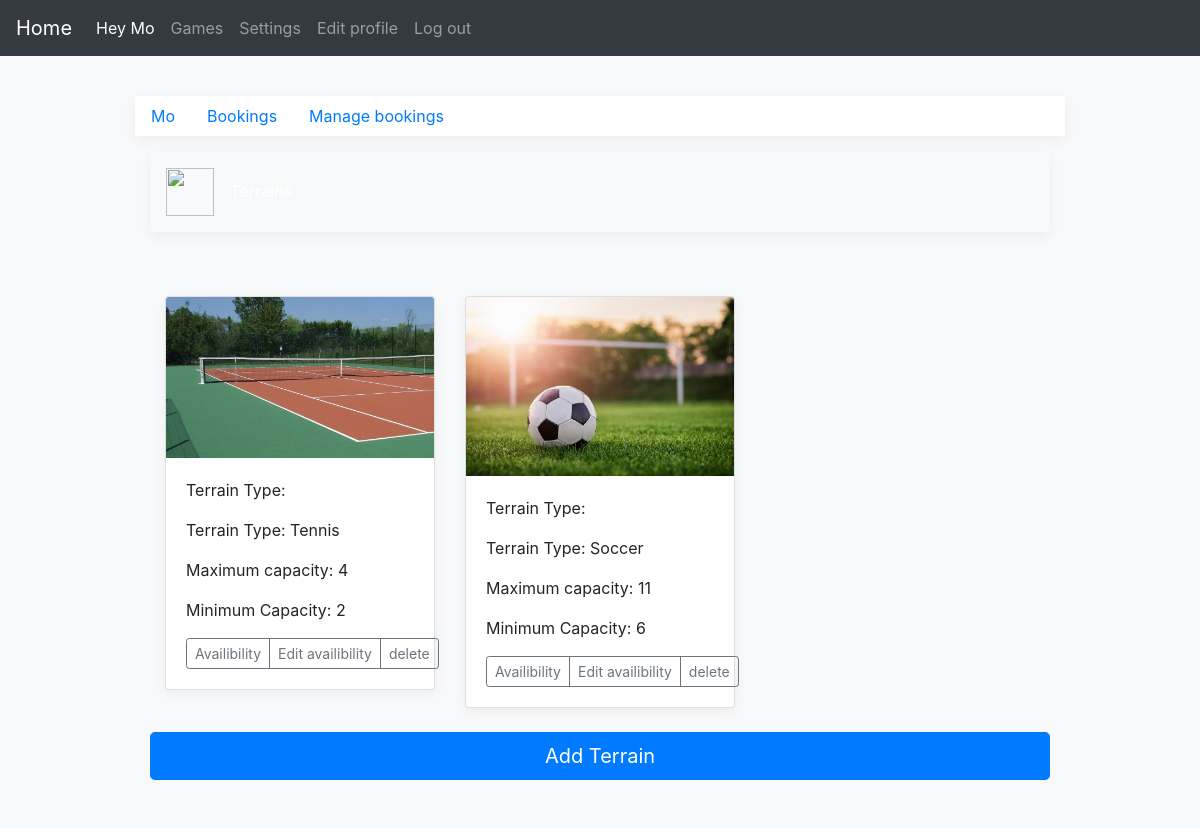
Page /account/profile/partner/terrains (signed in) on the committed database.
### accounts/models.py (models this page shows)
class Terrain (models.Model):
    sportcenterName = models.CharField(max_length=255,default='')
    terrainAvailibility =  models.ForeignKey(User,on_delete=models.CASCADE)
    TerrainType = models.CharField(max_length  = 255)
    minimumCapacity = models.IntegerField(default = 0)
    maximumCapacity = models.IntegerField(default = 0)
    Price= models.IntegerField(default = 0)
    photo = models.ImageField(upload_to='user_directory_path',default='')
    path= models.CharField(max_length=255,default='user_directory_path')
    class Meta:
        verbose_name_plural = 'Terrain'

### accounts/views.py (the view)
def terrains_view(request):
    user=request.user
    terrains_list=Terrain.objects.filter(terrainAvailibility=user)
    return render(request,'terrains/terrains.html',{'Terrain': terrains_list})

### accounts/templates/terrains/terrains.html (shortened to what this page needs)
<!doctype html>
{% load static %}
<html lang="en">
  <head>
    <link href="{% static 'accounts/register/css/bootstrap.min.css' %}" rel="stylesheet">
    <link href="{% static 'accounts/register/css/form-validation.css' %}" rel="stylesheet">
     <link href="https://getbootstrap.com/docs/4.1/examples/offcanvas/offcanvas.css" rel="stylesheet">
  </head>
  <body class="bg-light">
    <div class="container">
          <div class="py-5 text-center">
          </div>
          <header>
          <nav class="navbar navbar-expand-md navbar-dark fixed-top bg-dark">
            <a class="navbar-brand" href="#">Home</a>
            <div class="collapse navbar-collapse" id="navbarCollapse">
              <ul class="navbar-nav mr-auto">
                <li class="nav-item active">
                  <a class="nav-link">Hey {{ user }} <span class="sr-only">(current)</span></a>
                </li>
                <li class="nav-item">
                  <a class="nav-link" href="#">Games</a>
                </li>
                <li class="nav-item">
                  <a class="nav-link" href="#">Settings</a>
                </li>
                <li class="nav-item">
                  <a class="nav-link" href="edit/">Edit profile</a>
                </li>
                <li class="nav-item">
                  <a class="nav-link" href="/account/logout/">Log out</a>
                </li>
              </ul> </nav>
            </header>
  <div class="nav-scroller bg-white box-shadow">
      <nav class="nav nav-underline">
        <a class="nav-link active" href="#">{{ user}}</a>
        <a class="nav-link" href="/account/profile/partner/">
          Bookings
        </a>
        <a class="nav-link" href="#">Manage bookings</a>
        <a class="nav-link" href="#"></a>
      </nav>
    </div>
    <main role="main" class="container">
      <div class="d-flex align-items-center p-3 my-3 text-white-50 bg-purple rounded box-shadow">
        <img class="mr-3" src="../../assets/brand/bootstrap-outline.svg" alt="" width="48" height="48">
        <div class="lh-100">
          <h6 class="mb-0 text-white lh-100">Terrains</h6>
        </div>
      </div>
        <div class="album py-5 bg-light">
                <div class="container">
                  <div class="row">
{% for Terrain in Terrain %}
                    <div class="col-md-4">
                      <div class="card mb-4 box-shadow">
                        {% if Terrain.photo %}
                        <img class="card-img-top" src =  "{{ Terrain.photo.url }}" alt="Card image cap">
                        {% endif %}
                        <div class="card-body">
                            <p class="card-text"> Terrain Type: {{ Terrain.sportcenterName }}</p>
                          <p class="card-text"> Terrain Type: {{ Terrain.TerrainType }}</p>
                          <p class="card-text">Maximum capacity: {{ Terrain.maximumCapacity }}</p>
                          <p class="card-text">Minimum Capacity: {{ Terrain.minimumCapacity }}</p>
                          <div class="d-flex justify-content-between align-items-center">
                            <div class="btn-group">
                              <a role="button" class="btn btn-sm btn-outline-secondary" href="{% url 'accounts:showavailibility' Terrain.id %}" >Availibility</a>
                              <a role="button" class="btn btn-sm btn-outline-secondary" href="{% url 'accounts:addavailibility' Terrain.id %}" >Edit availibility</a>
                              <a role="button" class="btn btn-sm btn-outline-secondary" href ="{% url 'accounts:deleteterrain' Terrain.id %}">delete</a>
                            </div>
                          </div>
                        </div>
                      </div>
                    </div>
{% endfor %}
<a role = "button" class="btn btn-lg btn-primary btn-block"  href="{% url 'accounts:addterrain' %}" >Add Terrain</a>
    </main>
              </body>
              </html>

### accounts/static/accounts/register/css/form-validation.css (style rules this page uses)
.container { max-width: 960px; }
.box-shadow { box-shadow: 0 .25rem .75rem rgba(0, 0, 0, .05); }

### rows in the picture
Terrain: photo (picture), TerrainType "Tennis", maximumCapacity "4", minimumCapacity "2"
Terrain: photo (picture), TerrainType "Soccer", maximumCapacity "11", minimumCapacity "6"

### other values in the picture
{{ user }} "Mo"
